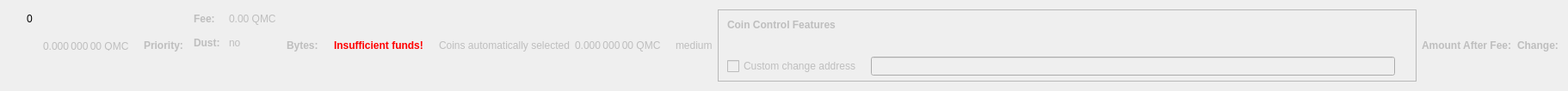
    <widget class="QWidget" name="dummyHideWidget" native="true">
     <property name="maximumSize">
      <size>
       <width>100</width>
       <height>22</height>
      </size>
     </property>
     <layout class="QHBoxLayout" name="dummyHideLayout">
      <item>
       <layout class="QFormLayout" name="formLayoutCoinControl1">
        <property name="horizontalSpacing">
         <number>10</number>
        </property>
        <property name="verticalSpacing">
         <number>14</number>
        </property>
        <property name="leftMargin">
         <number>10</number>
        </property>
        <property name="topMargin">
         <number>4</number>
        </property>
        <property name="rightMargin">
         <number>6</number>
        </property>
        <item row="0" column="1">
         <widget class="QLabel" name="labelCoinControlBytes">
          <property name="cursor">
           <cursorShape>IBeamCursor</cursorShape>
          </property>
          <property name="contextMenuPolicy">
           <enum>Qt::ActionsContextMenu</enum>
          </property>
          <property name="text">
           <string notr="true">0</string>
          </property>
          <property name="textInteractionFlags">
           <set>Qt::LinksAccessibleByMouse|Qt::TextSelectableByKeyboard|Qt::TextSelectableByMouse</set>
          </property>
         </widget>
        </item>
       </layout>
      </item>
      <item>
       <widget class="QLabel" name="labelCoinControlAfterFee">
        <property name="enabled">
         <bool>false</bool>
        </property>
        <property name="sizePolicy">
         <sizepolicy hsizetype="Fixed" vsizetype="Fixed">
          <horstretch>0</horstretch>
          <verstretch>0</verstretch>
         </sizepolicy>
        </property>
        <property name="minimumSize">
         <size>
          <width>111</width>
          <height>12</height>
         </size>
        </property>
        <property name="maximumSize">
         <size>
          <width>111</width>
          <height>12</height>
         </size>
        </property>
        <property name="cursor">
         <cursorShape>IBeamCursor</cursorShape>
        </property>
        <property name="contextMenuPolicy">
         <enum>Qt::ActionsContextMenu</enum>
        </property>
        <property name="text">
         <string notr="true">0.000 000 00 QMC</string>
        </property>
        <property name="textInteractionFlags">
         <set>Qt::LinksAccessibleByMouse|Qt::TextSelectableByKeyboard|Qt::TextSelectableByMouse</set>
        </property>
       </widget>
      </item>
      <item>
       <widget class="QLabel" name="labelCoinControlPriorityText">
        <property name="enabled">
         <bool>false</bool>
        </property>
        <property name="font">
         <font>
          <weight>75</weight>
          <bold>true</bold>
         </font>
        </property>
        <property name="text">
         <string>Priority:</string>
        </property>
       </widget>
      </item>
      <item>
       <layout class="QHBoxLayout" name="horizontalLayout"/>
      </item>
      <item>
       <layout class="QFormLayout" name="formLayoutCoinControl3">
        <property name="horizontalSpacing">
         <number>10</number>
        </property>
        <property name="verticalSpacing">
         <number>14</number>
        </property>
        <property name="leftMargin">
         <number>6</number>
        </property>
        <property name="topMargin">
         <number>4</number>
        </property>
        <property name="rightMargin">
         <number>6</number>
        </property>
        <item row="0" column="0">
         <widget class="QLabel" name="labelCoinControlFeeText">
          <property name="enabled">
           <bool>false</bool>
          </property>
          <property name="font">
           <font>
            <weight>75</weight>
            <bold>true</bold>
           </font>
          </property>
          <property name="text">
           <string>Fee:</string>
          </property>
          <property name="margin">
           <number>0</number>
          </property>
         </widget>
        </item>
        <item row="0" column="1">
         <widget class="QLabel" name="labelCoinControlFee">
          <property name="enabled">
           <bool>false</bool>
          </property>
          <property name="cursor">
           <cursorShape>IBeamCursor</cursorShape>
          </property>
          <property name="contextMenuPolicy">
           <enum>Qt::ActionsContextMenu</enum>
          </property>
          <property name="text">
           <string notr="true">0.00 QMC</string>
          </property>
          <property name="textInteractionFlags">
           <set>Qt::LinksAccessibleByMouse|Qt::TextSelectableByKeyboard|Qt::TextSelectableByMouse</set>
          </property>
         </widget>
        </item>
        <item row="1" column="0">
         <widget class="QLabel" name="labelCoinControlLowOutputText">
          <property name="enabled">
           <bool>false</bool>
          </property>
          <property name="font">
           <font>
            <weight>75</weight>
            <bold>true</bold>
           </font>
          </property>
          <property name="text">
           <string>Dust:</string>
          </property>
         </widget>
        </item>
        <item row="1" column="1">
         <widget class="QLabel" name="labelCoinControlLowOutput">
          <property name="enabled">
           <bool>false</bool>
          </property>
          <property name="cursor">
           <cursorShape>IBeamCursor</cursorShape>
          </property>
          <property name="contextMenuPolicy">
           <enum>Qt::ActionsContextMenu</enum>
          </property>
          <property name="text">
           <string>no</string>
          </property>
          <property name="textInteractionFlags">
           <set>Qt::LinksAccessibleByMouse|Qt::TextSelectableByKeyboard|Qt::TextSelectableByMouse</set>
          </property>
         </widget>
        </item>
       </layout>
      </item>
      <item>
       <widget class="QLabel" name="labelCoinControlBytesText">
        <property name="enabled">
         <bool>false</bool>
        </property>
        <property name="font">
         <font>
          <weight>75</weight>
          <bold>true</bold>
         </font>
        </property>
        <property name="text">
         <string>Bytes:</string>
        </property>
       </widget>
      </item>
      <item>
       <layout class="QFormLayout" name="formLayoutCoinControl2">
        <property name="horizontalSpacing">
         <number>10</number>
        </property>
        <property name="verticalSpacing">
         <number>14</number>
        </property>
        <property name="leftMargin">
         <number>6</number>
        </property>
        <property name="topMargin">
         <number>4</number>
        </property>
        <property name="rightMargin">
         <number>6</number>
        </property>
       </layout>
      </item>
      <item>
       <layout class="QHBoxLayout" name="horizontalLayoutCoinControl2">
        <property name="spacing">
         <number>8</number>
        </property>
        <property name="bottomMargin">
         <number>10</number>
        </property>
       </layout>
      </item>
      <item>
       <widget class="QLabel" name="labelCoinControlInsuffFunds">
        <property name="enabled">
         <bool>false</bool>
        </property>
        <property name="minimumSize">
         <size>
          <width>0</width>
          <height>0</height>
         </size>
        </property>
        <property name="font">
         <font>
          <weight>75</weight>
          <bold>true</bold>
         </font>
        </property>
        <property name="styleSheet">
         <string notr="true">color:red;font-weight:bold;</string>
        </property>
        <property name="text">
         <string>Insufficient funds!</string>
        </property>
        <property name="margin">
         <number>5</number>
        </property>
       </widget>
      </item>
      <item>
       <layout class="QFormLayout" name="formLayoutCoinControl4">
        <property name="horizontalSpacing">
         <number>10</number>
        </property>
        <property name="verticalSpacing">
         <number>14</number>
        </property>
        <property name="leftMargin">
         <number>6</number>
        </property>
        <property name="topMargin">
         <number>4</number>
        </property>
        <property name="rightMargin">
         <number>6</number>
        </property>
       </layout>
      </item>
      <item>
       <widget class="QLabel" name="labelCoinControlAutomaticallySelected">
        <property name="enabled">
         <bool>false</bool>
        </property>
        <property name="sizePolicy">
         <sizepolicy hsizetype="Fixed" vsizetype="Fixed">
          <horstretch>0</horstretch>
          <verstretch>0</verstretch>
         </sizepolicy>
        </property>
        <property name="minimumSize">
         <size>
          <width>0</width>
          <height>0</height>
         </size>
        </property>
        <property name="maximumSize">
         <size>
          <width>240</width>
          <height>16777215</height>
         </size>
        </property>
        <property name="text">
         <string>Coins automatically selected</string>
        </property>
        <property name="margin">
         <number>5</number>
        </property>
       </widget>
      </item>
      <item>
       <widget class="QLabel" name="labelCoinControlChange">
        <property name="enabled">
         <bool>false</bool>
        </property>
        <property name="sizePolicy">
         <sizepolicy hsizetype="Fixed" vsizetype="Fixed">
          <horstretch>0</horstretch>
          <verstretch>0</verstretch>
         </sizepolicy>
        </property>
        <property name="minimumSize">
         <size>
          <width>111</width>
          <height>0</height>
         </size>
        </property>
        <property name="maximumSize">
         <size>
          <width>111</width>
          <height>16777215</height>
         </size>
        </property>
        <property name="cursor">
         <cursorShape>IBeamCursor</cursorShape>
        </property>
        <property name="contextMenuPolicy">
         <enum>Qt::ActionsContextMenu</enum>
        </property>
        <property name="text">
         <string notr="true">0.000 000 00 QMC</string>
        </property>
        <property name="textInteractionFlags">
         <set>Qt::LinksAccessibleByMouse|Qt::TextSelectableByKeyboard|Qt::TextSelectableByMouse</set>
        </property>
       </widget>
      </item>
      <item>
       <widget class="QLabel" name="labelCoinControlPriority">
        <property name="enabled">
         <bool>false</bool>
        </property>
        <property name="cursor">
         <cursorShape>IBeamCursor</cursorShape>
        </property>
        <property name="contextMenuPolicy">
         <enum>Qt::ActionsContextMenu</enum>
        </property>
        <property name="text">
         <string>medium</string>
        </property>
        <property name="textInteractionFlags">
         <set>Qt::LinksAccessibleByMouse|Qt::TextSelectableByKeyboard|Qt::TextSelectableByMouse</set>
        </property>
       </widget>
      </item>
      <item>
       <widget class="QFrame" name="frameCoinControl">
        <property name="sizePolicy">
         <sizepolicy hsizetype="Expanding" vsizetype="Expanding">
          <horstretch>0</horstretch>
          <verstretch>0</verstretch>
         </sizepolicy>
        </property>
        <property name="maximumSize">
         <size>
          <width>16777215</width>
          <height>16777215</height>
         </size>
        </property>
        <property name="frameShape">
         <enum>QFrame::StyledPanel</enum>
        </property>
        <property name="frameShadow">
         <enum>QFrame::Sunken</enum>
        </property>
        <layout class="QVBoxLayout" name="verticalLayoutCoinControl2_2">
         <property name="spacing">
          <number>0</number>
         </property>
         <property name="leftMargin">
          <number>0</number>
         </property>
         <property name="topMargin">
          <number>0</number>
         </property>
         <property name="rightMargin">
          <number>0</number>
         </property>
         <property name="bottomMargin">
          <number>6</number>
         </property>
         <item>
          <layout class="QVBoxLayout" name="verticalLayoutCoinControl" stretch="0,0,0,1">
           <property name="spacing">
            <number>0</number>
           </property>
           <property name="leftMargin">
            <number>10</number>
           </property>
           <property name="topMargin">
            <number>10</number>
           </property>
           <item>
            <layout class="QHBoxLayout" name="horizontalLayoutCoinControl1">
             <property name="bottomMargin">
              <number>15</number>
             </property>
             <item>
              <widget class="QLabel" name="labelCoinControlFeatures">
               <property name="enabled">
                <bool>false</bool>
               </property>
               <property name="sizePolicy">
                <sizepolicy hsizetype="Preferred" vsizetype="Maximum">
                 <horstretch>0</horstretch>
                 <verstretch>0</verstretch>
                </sizepolicy>
               </property>
               <property name="font">
                <font>
                 <weight>75</weight>
                 <bold>true</bold>
                </font>
               </property>
               <property name="styleSheet">
                <string notr="true">font-weight:bold;</string>
               </property>
               <property name="text">
                <string>Coin Control Features</string>
               </property>
              </widget>
             </item>
            </layout>
           </item>
           <item>
            <widget class="QWidget" name="widgetCoinControl" native="true">
             <property name="sizePolicy">
              <sizepolicy hsizetype="Preferred" vsizetype="Preferred">
               <horstretch>0</horstretch>
               <verstretch>0</verstretch>
              </sizepolicy>
             </property>
             <property name="minimumSize">
              <size>
               <width>0</width>
               <height>0</height>
              </size>
             </property>
             <property name="styleSheet">
              <string notr="true"/>
             </property>
             <layout class="QHBoxLayout" name="horizontalLayoutCoinControl5_2">
              <property name="leftMargin">
               <number>0</number>
              </property>
              <property name="topMargin">
               <number>0</number>
              </property>
              <property name="rightMargin">
               <number>0</number>
              </property>
              <property name="bottomMargin">
               <number>0</number>
              </property>
              <item>
               <layout class="QHBoxLayout" name="horizontalLayoutCoinControl3">
                <property name="spacing">
                 <number>20</number>
                </property>
                <property name="topMargin">
                 <number>0</number>
                </property>
                <property name="bottomMargin">
                 <number>10</number>
                </property>
               </layout>
              </item>
             </layout>
            </widget>
           </item>
           <item>
            <layout class="QHBoxLayout" name="horizontalLayoutCoinControl4" stretch="0,0,0">
             <property name="spacing">
              <number>12</number>
             </property>
             <property name="sizeConstraint">
              <enum>QLayout::SetDefaultConstraint</enum>
             </property>
             <property name="topMargin">
              <number>5</number>
             </property>
             <property name="rightMargin">
              <number>5</number>
             </property>
             <item>
              <widget class="QCheckBox" name="checkBoxCoinControlChange">
               <property name="enabled">
                <bool>false</bool>
               </property>
               <property name="toolTip">
                <string>If this is activated, but the change address is empty or invalid, change will be sent to a newly generated address.</string>
               </property>
               <property name="text">
                <string>Custom change address</string>
               </property>
              </widget>
             </item>
             <item>
              <widget class="QValidatedLineEdit" name="lineEditCoinControlChange">
               <property name="enabled">
                <bool>false</bool>
               </property>
               <property name="sizePolicy">
                <sizepolicy hsizetype="Expanding" vsizetype="Fixed">
                 <horstretch>0</horstretch>
                 <verstretch>0</verstretch>
                </sizepolicy>
               </property>
              </widget>
             </item>
             <item>
              <widget class="QLabel" name="labelCoinControlChangeLabel_2">
               <property name="sizePolicy">
                <sizepolicy hsizetype="Preferred" vsizetype="Expanding">
                 <horstretch>0</horstretch>
                 <verstretch>0</verstretch>
                </sizepolicy>
               </property>
               <property name="minimumSize">
                <size>
                 <width>0</width>
                 <height>0</height>
                </size>
               </property>
               <property name="text">
                <string/>
               </property>
               <property name="margin">
                <number>3</number>
               </property>
              </widget>
             </item>
            </layout>
           </item>
           <item>
            <spacer name="verticalSpacerCoinControl">
             <property name="orientation">
              <enum>Qt::Vertical</enum>
             </property>
             <property name="sizeHint" stdset="0">
              <size>
               <width>800</width>
               <height>1</height>
              </size>
             </property>
            </spacer>
           </item>
          </layout>
         </item>
        </layout>
       </widget>
      </item>
      <item>
       <widget class="QLabel" name="labelCoinControlAfterFeeText">
        <property name="enabled">
         <bool>false</bool>
        </property>
        <property name="minimumSize">
         <size>
          <width>0</width>
          <height>0</height>
         </size>
        </property>
        <property name="maximumSize">
         <size>
          <width>16777215</width>
          <height>16777215</height>
         </size>
        </property>
        <property name="font">
         <font>
          <weight>75</weight>
          <bold>true</bold>
         </font>
        </property>
        <property name="text">
         <string>Amount After Fee:</string>
        </property>
        <property name="alignment">
         <set>Qt::AlignLeading|Qt::AlignLeft|Qt::AlignVCenter</set>
        </property>
        <property name="margin">
         <number>0</number>
        </property>
       </widget>
      </item>
      <item>
       <widget class="QLabel" name="labelCoinControlChangeText">
        <property name="enabled">
         <bool>false</bool>
        </property>
        <property name="sizePolicy">
         <sizepolicy hsizetype="Preferred" vsizetype="Preferred">
          <horstretch>0</horstretch>
          <verstretch>0</verstretch>
         </sizepolicy>
        </property>
        <property name="minimumSize">
         <size>
          <width>0</width>
          <height>0</height>
         </size>
        </property>
        <property name="maximumSize">
         <size>
          <width>16777215</width>
          <height>16777215</height>
         </size>
        </property>
        <property name="font">
         <font>
          <weight>75</weight>
          <bold>true</bold>
         </font>
        </property>
        <property name="text">
         <string>Change:</string>
        </property>
        <property name="alignment">
         <set>Qt::AlignLeading|Qt::AlignLeft|Qt::AlignVCenter</set>
        </property>
       </widget>
      </item>
     </layout>
    </widget>
